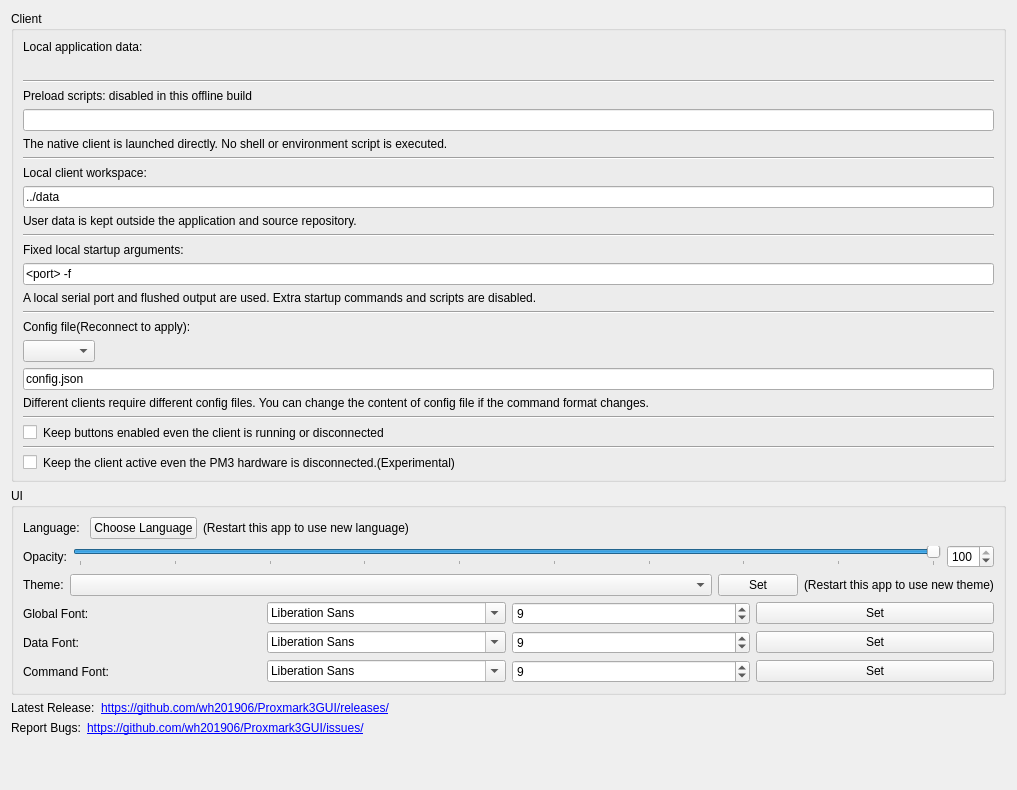
          <widget class="QWidget" name="Set_scrollAreaWidgetContents">
           <property name="geometry">
            <rect>
             <x>0</x>
             <y>0</y>
             <width>1017</width>
             <height>790</height>
            </rect>
           </property>
           <layout class="QHBoxLayout" name="horizontalLayout_36">
            <property name="spacing">
             <number>0</number>
            </property>
            <item>
             <layout class="QVBoxLayout" name="verticalLayout_12">
              <property name="spacing">
               <number>6</number>
              </property>
              <item>
               <widget class="QGroupBox" name="Set_clientGroupBox">
                <property name="title">
                 <string>Client</string>
                </property>
                <layout class="QVBoxLayout" name="verticalLayout_10">
                 <item>
                  <widget class="QLabel" name="label_65">
                   <property name="text">
                    <string>Local application data:</string>
                   </property>
                  </widget>
                 </item>
                 <item>
                  <widget class="QLabel" name="Set_Client_GUIWorkingDirLabel">
                   <property name="textInteractionFlags">
                    <set>Qt::LinksAccessibleByMouse|Qt::TextSelectableByMouse</set>
                   </property>
                  </widget>
                 </item>
                 <item>
                  <widget class="Line" name="line_9">
                   <property name="orientation">
                    <enum>Qt::Horizontal</enum>
                   </property>
                  </widget>
                 </item>
                 <item>
                  <widget class="QLabel" name="label_11">
                   <property name="text">
                    <string>Preload scripts: disabled in this offline build</string>
                   </property>
                  </widget>
                 </item>
                 <item>
                  <widget class="QLineEdit" name="Set_Client_envScriptEdit">
                   <property name="text">
                    <string/>
                   </property>
                  </widget>
                 </item>
                 <item>
                  <widget class="QLabel" name="label_13">
                   <property name="text">
                    <string>The native client is launched directly. No shell or environment script is executed.</string>
                   </property>
                   <property name="wordWrap">
                    <bool>true</bool>
                   </property>
                  </widget>
                 </item>
                 <item>
                  <widget class="Line" name="line_4">
                   <property name="orientation">
                    <enum>Qt::Horizontal</enum>
                   </property>
                  </widget>
                 </item>
                 <item>
                  <widget class="QLabel" name="label_19">
                   <property name="text">
                    <string>Local client workspace:</string>
                   </property>
                  </widget>
                 </item>
                 <item>
                  <widget class="QLineEdit" name="Set_Client_workingDirEdit">
                   <property name="text">
                    <string>../data</string>
                   </property>
                  </widget>
                 </item>
                 <item>
                  <widget class="QLabel" name="label_20">
                   <property name="text">
                    <string>User data is kept outside the application and source repository.</string>
                   </property>
                   <property name="wordWrap">
                    <bool>true</bool>
                   </property>
                  </widget>
                 </item>
                 <item>
                  <widget class="Line" name="line">
                   <property name="orientation">
                    <enum>Qt::Horizontal</enum>
                   </property>
                  </widget>
                 </item>
                 <item>
                  <widget class="QLabel" name="label_12">
                   <property name="text">
                    <string>Fixed local startup arguments:</string>
                   </property>
                  </widget>
                 </item>
                 <item>
                  <widget class="QLineEdit" name="Set_Client_startArgsEdit">
                   <property name="text">
                    <string>&lt;port&gt; -f</string>
                   </property>
                  </widget>
                 </item>
                 <item>
                  <widget class="QLabel" name="label_14">
                   <property name="text">
                    <string>A local serial port and flushed output are used. Extra startup commands and scripts are disabled.</string>
                   </property>
                   <property name="wordWrap">
                    <bool>true</bool>
                   </property>
                  </widget>
                 </item>
                 <item>
                  <widget class="Line" name="line_2">
                   <property name="orientation">
                    <enum>Qt::Horizontal</enum>
                   </property>
                  </widget>
                 </item>
                 <item>
                  <widget class="QLabel" name="label_63">
                   <property name="text">
                    <string>Config file(Reconnect to apply):</string>
                   </property>
                  </widget>
                 </item>
                 <item>
                  <layout class="QHBoxLayout" name="horizontalLayout_15">
                   <item>
                    <widget class="QComboBox" name="Set_Client_configFileBox">
                     <property name="sizeAdjustPolicy">
                      <enum>QComboBox::AdjustToContents</enum>
                     </property>
                    </widget>
                   </item>
                   <item>
                    <spacer name="horizontalSpacer_13">
                     <property name="orientation">
                      <enum>Qt::Horizontal</enum>
                     </property>
                     <property name="sizeHint" stdset="0">
                      <size>
                       <width>40</width>
                       <height>20</height>
                      </size>
                     </property>
                    </spacer>
                   </item>
                  </layout>
                 </item>
                 <item>
                  <widget class="QLineEdit" name="Set_Client_configPathEdit">
                   <property name="text">
                    <string>config.json</string>
                   </property>
                  </widget>
                 </item>
                 <item>
                  <widget class="QLabel" name="label_64">
                   <property name="text">
                    <string>Different clients require different config files. You can change the content of config file if the command format changes.</string>
                   </property>
                   <property name="wordWrap">
                    <bool>true</bool>
                   </property>
                  </widget>
                 </item>
                 <item>
                  <widget class="Line" name="line_8">
                   <property name="orientation">
                    <enum>Qt::Horizontal</enum>
                   </property>
                  </widget>
                 </item>
                 <item>
                  <layout class="QHBoxLayout" name="horizontalLayout_16">
                   <item>
                    <widget class="QCheckBox" name="Set_Client_forceEnabledBox">
                     <property name="sizePolicy">
                      <sizepolicy hsizetype="Minimum" vsizetype="Fixed">
                       <horstretch>0</horstretch>
                       <verstretch>0</verstretch>
                      </sizepolicy>
                     </property>
                     <property name="minimumSize">
                      <size>
                       <width>0</width>
                       <height>0</height>
                      </size>
                     </property>
                     <property name="text">
                      <string/>
                     </property>
                    </widget>
                   </item>
                   <item>
                    <widget class="QLabel" name="label_15">
                     <property name="sizePolicy">
                      <sizepolicy hsizetype="Expanding" vsizetype="Preferred">
                       <horstretch>0</horstretch>
                       <verstretch>0</verstretch>
                      </sizepolicy>
                     </property>
                     <property name="text">
                      <string>Keep buttons enabled even the client is running or disconnected</string>
                     </property>
                     <property name="wordWrap">
                      <bool>true</bool>
                     </property>
                    </widget>
                   </item>
                  </layout>
                 </item>
                 <item>
                  <widget class="Line" name="line_3">
                   <property name="orientation">
                    <enum>Qt::Horizontal</enum>
                   </property>
                  </widget>
                 </item>
                 <item>
                  <layout class="QHBoxLayout" name="horizontalLayout_18">
                   <item>
                    <widget class="QCheckBox" name="Set_Client_keepClientActiveBox">
                     <property name="sizePolicy">
                      <sizepolicy hsizetype="Minimum" vsizetype="Fixed">
                       <horstretch>0</horstretch>
                       <verstretch>0</verstretch>
                      </sizepolicy>
                     </property>
                     <property name="minimumSize">
                      <size>
                       <width>0</width>
                       <height>0</height>
                      </size>
                     </property>
                     <property name="text">
                      <string/>
                     </property>
                    </widget>
                   </item>
                   <item>
                    <widget class="QLabel" name="label_21">
                     <property name="sizePolicy">
                      <sizepolicy hsizetype="Expanding" vsizetype="Preferred">
                       <horstretch>0</horstretch>
                       <verstretch>0</verstretch>
                      </sizepolicy>
                     </property>
                     <property name="text">
                      <string>Keep the client active even the PM3 hardware is disconnected.(Experimental)</string>
                     </property>
                     <property name="wordWrap">
                      <bool>true</bool>
                     </property>
                    </widget>
                   </item>
                  </layout>
                 </item>
                </layout>
               </widget>
              </item>
              <item>
               <widget class="QGroupBox" name="groupBox_2">
                <property name="title">
                 <string>UI</string>
                </property>
                <layout class="QVBoxLayout" name="verticalLayout_11">
                 <item>
                  <layout class="QHBoxLayout" name="horizontalLayout_17">
                   <item>
                    <widget class="QLabel" name="label_16">
                     <property name="text">
                      <string>Language: </string>
                     </property>
                    </widget>
                   </item>
                   <item>
                    <widget class="QPushButton" name="Set_UI_setLanguageButton">
                     <property name="text">
                      <string>Choose Language</string>
                     </property>
                    </widget>
                   </item>
                   <item>
                    <widget class="QLabel" name="label_17">
                     <property name="text">
                      <string>(Restart this app to use new language)</string>
                     </property>
                    </widget>
                   </item>
                   <item>
                    <spacer name="horizontalSpacer_9">
                     <property name="orientation">
                      <enum>Qt::Horizontal</enum>
                     </property>
                     <property name="sizeHint" stdset="0">
                      <size>
                       <width>0</width>
                       <height>0</height>
                      </size>
                     </property>
                    </spacer>
                   </item>
                  </layout>
                 </item>
                 <item>
                  <widget class="QWidget" name="opacityWidget" native="true">
                   <layout class="QHBoxLayout" name="horizontalLayout_31">
                    <property name="leftMargin">
                     <number>0</number>
                    </property>
                    <property name="topMargin">
                     <number>0</number>
                    </property>
                    <property name="rightMargin">
                     <number>0</number>
                    </property>
                    <property name="bottomMargin">
                     <number>0</number>
                    </property>
                    <item>
                     <widget class="QLabel" name="label_70">
                      <property name="text">
                       <string>Opacity:</string>
                      </property>
                     </widget>
                    </item>
                    <item>
                     <widget class="QSlider" name="Set_UI_Opacity_slider">
                      <property name="minimum">
                       <number>10</number>
                      </property>
                      <property name="maximum">
                       <number>100</number>
                      </property>
                      <property name="value">
                       <number>100</number>
                      </property>
                      <property name="orientation">
                       <enum>Qt::Horizontal</enum>
                      </property>
                      <property name="tickPosition">
                       <enum>QSlider::TicksBelow</enum>
                      </property>
                     </widget>
                    </item>
                    <item>
                     <widget class="QSpinBox" name="Set_UI_Opacity_Box">
                      <property name="minimum">
                       <number>10</number>
                      </property>
                      <property name="maximum">
                       <number>100</number>
                      </property>
                      <property name="value">
                       <number>100</number>
                      </property>
                     </widget>
                    </item>
                   </layout>
                  </widget>
                 </item>
                 <item>
                  <layout class="QHBoxLayout" name="horizontalLayout_32">
                   <item>
                    <widget class="QLabel" name="label_71">
                     <property name="text">
                      <string>Theme:</string>
                     </property>
                    </widget>
                   </item>
                   <item>
                    <widget class="QComboBox" name="Set_UI_Theme_nameBox">
                     <property name="sizePolicy">
                      <sizepolicy hsizetype="Expanding" vsizetype="Fixed">
                       <horstretch>0</horstretch>
                       <verstretch>0</verstretch>
                      </sizepolicy>
                     </property>
                    </widget>
                   </item>
                   <item>
                    <widget class="QPushButton" name="Set_UI_Theme_setButton">
                     <property name="text">
                      <string>Set</string>
                     </property>
                    </widget>
                   </item>
                   <item>
                    <widget class="QLabel" name="label_17">
                     <property name="text">
                      <string>(Restart this app to use new theme)</string>
                     </property>
                    </widget>
                   </item>
                  </layout>
                 </item>
                 <item>
                  <layout class="QHBoxLayout" name="horizontalLayout_33">
                   <item>
                    <widget class="QLabel" name="label_72">
                     <property name="text">
                      <string>Global Font:</string>
                     </property>
                    </widget>
                   </item>
                   <item>
                    <widget class="QFontComboBox" name="Set_UI_Font_nameBox"/>
                   </item>
                   <item>
                    <widget class="QSpinBox" name="Set_UI_Font_sizeBox">
                     <property name="minimum">
                      <number>1</number>
                     </property>
                     <property name="maximum">
                      <number>65535</number>
                     </property>
                     <property name="value">
                      <number>9</number>
                     </property>
                    </widget>
                   </item>
                   <item>
                    <widget class="QPushButton" name="Set_UI_Font_setButton">
                     <property name="text">
                      <string>Set</string>
                     </property>
                    </widget>
                   </item>
                  </layout>
                 </item>
                 <item>
                  <layout class="QHBoxLayout" name="horizontalLayout_34">
                   <item>
                    <widget class="QLabel" name="label_73">
                     <property name="text">
                      <string>Data Font:</string>
                     </property>
                    </widget>
                   </item>
                   <item>
                    <widget class="QFontComboBox" name="Set_UI_DataFont_nameBox"/>
                   </item>
                   <item>
                    <widget class="QSpinBox" name="Set_UI_DataFont_sizeBox">
                     <property name="minimum">
                      <number>1</number>
                     </property>
                     <property name="maximum">
                      <number>65535</number>
                     </property>
                     <property name="value">
                      <number>9</number>
                     </property>
                    </widget>
                   </item>
                   <item>
                    <widget class="QPushButton" name="Set_UI_DataFont_setButton">
                     <property name="text">
                      <string>Set</string>
                     </property>
                    </widget>
                   </item>
                  </layout>
                 </item>
                 <item>
                  <layout class="QHBoxLayout" name="horizontalLayout_35">
                   <item>
                    <widget class="QLabel" name="label_74">
                     <property name="text">
                      <string>Command Font:</string>
                     </property>
                    </widget>
                   </item>
                   <item>
                    <widget class="QFontComboBox" name="Set_UI_CMDFont_nameBox"/>
                   </item>
                   <item>
                    <widget class="QSpinBox" name="Set_UI_CMDFont_sizeBox">
                     <property name="minimum">
                      <number>1</number>
                     </property>
                     <property name="maximum">
                      <number>65535</number>
                     </property>
                     <property name="value">
                      <number>9</number>
                     </property>
                    </widget>
                   </item>
                   <item>
                    <widget class="QPushButton" name="Set_UI_CMDFont_setButton">
                     <property name="text">
                      <string>Set</string>
                     </property>
                    </widget>
                   </item>
                  </layout>
                 </item>
                </layout>
               </widget>
              </item>
              <item>
               <layout class="QHBoxLayout" name="horizontalLayout_29">
                <item>
                 <widget class="QLabel" name="label_66">
                  <property name="text">
                   <string>Latest Release:</string>
                  </property>
                 </widget>
                </item>
                <item>
                 <widget class="QLabel" name="label_67">
                  <property name="sizePolicy">
                   <sizepolicy hsizetype="Expanding" vsizetype="Preferred">
                    <horstretch>0</horstretch>
                    <verstretch>0</verstretch>
                   </sizepolicy>
                  </property>
                  <property name="text">
                   <string notr="true">&lt;html&gt;&lt;head/&gt;&lt;body&gt;&lt;p&gt;&lt;span style=&quot; text-decoration: underline; color:#0000ff;&quot;&gt;https://github.com/wh201906/Proxmark3GUI/releases/&lt;/span&gt;&lt;/p&gt;&lt;/body&gt;&lt;/html&gt;</string>
                  </property>
                  <property name="openExternalLinks">
                   <bool>false</bool>
                  </property>
                  <property name="textInteractionFlags">
                   <set>Qt::TextBrowserInteraction</set>
                  </property>
                 </widget>
                </item>
               </layout>
              </item>
              <item>
               <layout class="QHBoxLayout" name="horizontalLayout_30">
                <item>
                 <widget class="QLabel" name="label_68">
                  <property name="text">
                   <string>Report Bugs:</string>
                  </property>
                 </widget>
                </item>
                <item>
                 <widget class="QLabel" name="label_69">
                  <property name="sizePolicy">
                   <sizepolicy hsizetype="Expanding" vsizetype="Preferred">
                    <horstretch>0</horstretch>
                    <verstretch>0</verstretch>
                   </sizepolicy>
                  </property>
                  <property name="text">
                   <string notr="true">&lt;html&gt;&lt;head/&gt;&lt;body&gt;&lt;p&gt;&lt;span style=&quot; text-decoration: underline; color:#0000ff;&quot;&gt;https://github.com/wh201906/Proxmark3GUI/issues/&lt;/span&gt;&lt;/p&gt;&lt;/body&gt;&lt;/html&gt;</string>
                  </property>
                  <property name="openExternalLinks">
                   <bool>false</bool>
                  </property>
                  <property name="textInteractionFlags">
                   <set>Qt::TextBrowserInteraction</set>
                  </property>
                 </widget>
                </item>
               </layout>
              </item>
              <item>
               <spacer name="verticalSpacer_5">
                <property name="orientation">
                 <enum>Qt::Vertical</enum>
                </property>
                <property name="sizeHint" stdset="0">
                 <size>
                  <width>0</width>
                  <height>0</height>
                 </size>
                </property>
               </spacer>
              </item>
             </layout>
            </item>
            <item>
             <spacer name="horizontalSpacer_10">
              <property name="orientation">
               <enum>Qt::Horizontal</enum>
              </property>
              <property name="sizeType">
               <enum>QSizePolicy::Minimum</enum>
              </property>
              <property name="sizeHint" stdset="0">
               <size>
                <width>0</width>
                <height>0</height>
               </size>
              </property>
             </spacer>
            </item>
           </layout>
          </widget>
